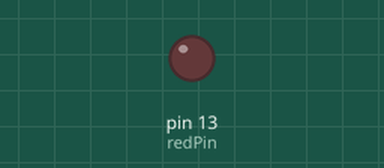
The sketch below on a simulated Arduino Uno, built with avr-gcc and run on an emulated ATmega328P. On the bench: output pins drawn as LEDs (lit = HIGH).

Above: at 1.0 s.
At 3.8 s:
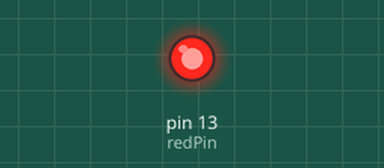
Timing chart, 0 to 7.3 s (numbered marks = the images above):
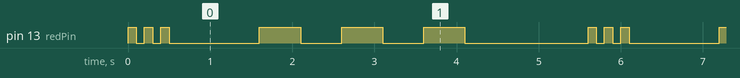

Measured:
- by itself, pin 13 (redPin): repeats every 5.6 s: 2 × (LOW 0.10 s, HIGH 0.10 s), LOW 1.1 s, 2 × (HIGH 0.50 s, LOW 0.50 s), HIGH 0.50 s, LOW 1.5 s, HIGH 0.10 s
- by itself, everything shown: repeats every 5.6 s, in 12 steps

The sketch:

LEDSOS.ino
```cpp
int redPin = 13;
int count = 1;
int delayTime1 = 100;
int delayTime2 = 500;
int longWait = 1000;
void setup() {
  // put your setup code here, to run once:
  pinMode(redPin, OUTPUT);
}

void loop() {
  // put your main code here, to run repeatedly:
  while (count <= 3)
  {
    digitalWrite(redPin, HIGH);
    delay(delayTime1);
    digitalWrite(redPin, LOW);
    delay(delayTime1);
    count += 1;
  }
  delay(longWait);
  count = 1;
  while (count <= 3)
  {
    digitalWrite(redPin, HIGH);
    delay(delayTime2);
    digitalWrite(redPin, LOW);
    delay(delayTime2);
    count += 1;
  }
  delay(longWait);
  count = 1;
}
```
